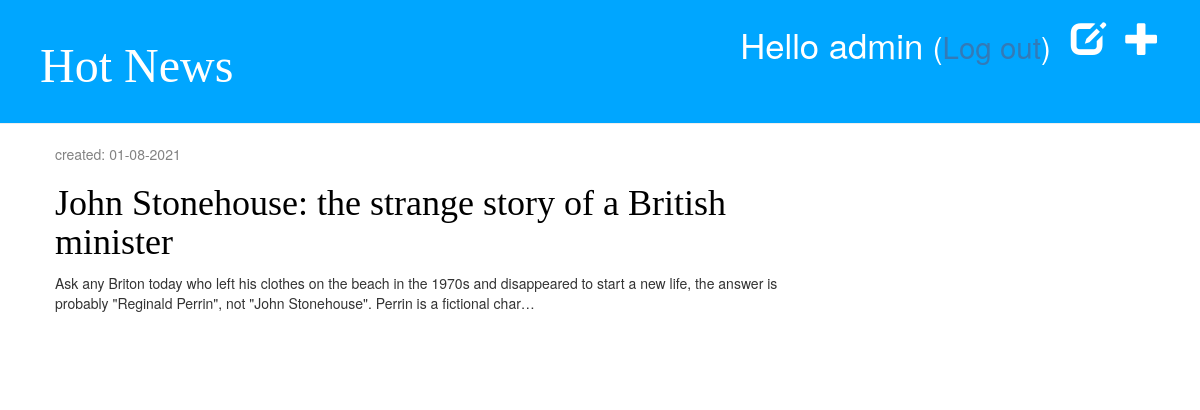
Page /drafts/ (signed in) on the committed database.
### news/models.py (models this page shows, shortened)
class Post(models.Model):
    author = models.ForeignKey(settings.AUTH_USER_MODEL, on_delete=models.CASCADE)
    title = models.CharField(max_length=200)
    text = models.TextField()
    created_date = models.DateTimeField(default=timezone.now)
    published_date = models.DateTimeField(blank=True, null=True)

### news/views.py (the view)
# urls.py: path('drafts/', views.post_draft_list, name='post_draft_list'),
def post_draft_list(request):
    posts = Post.objects.filter(published_date__isnull=True).order_by('created_date')
    return render(request, 'news/post_draft_list.html', {'posts': posts})

### news/templates/news/post_draft_list.html
{% extends 'news/base.html' %}
{% block content %}
    {% for post in posts %}
        <div class="post">
            <p class="date">created: {{ post.created_date|date:'d-m-Y' }}</p>
            <h1><a href="{% url 'post_detail' pk=post.pk %}">{{ post.title }}</a></h1>
            <p>{{ post.text|truncatechars:200 }}</p>
        </div>
    {% endfor %}
{% endblock %}

### news/templates/news/base.html (shortened to what this page needs)
{% load static %}
<html>
    <head>
        <link rel="stylesheet" href="//maxcdn.bootstrapcdn.com/bootstrap/3.2.0/css/bootstrap.min.css">
        <link rel="stylesheet" href="//maxcdn.bootstrapcdn.com/bootstrap/3.2.0/css/bootstrap-theme.min.css">
        <link rel="stylesheet" href="{% static 'css/news.css' %}">
    </head>
 <body>
    <div class="page-header">
    {% if user.is_authenticated %}
        <a href="{% url 'post_new' %}" class="top-menu"><span class="glyphicon glyphicon-plus"></span></a>
        <a href="{% url 'post_draft_list' %}" class="top-menu"><span class="glyphicon glyphicon-edit"></span></a>
        <p class="top-menu">Hello {{ user.username }} <small>(<a href="{% url 'logout' %}">Log out</a>)</small></p>
    {% else %}
        <a href="{% url 'login' %}" class="top-menu"><span class="glyphicon glyphicon-lock"></span></a>
    {% endif %}
    <h1><a href="/">Hot News</a></h1>
    </div>
    <div class="content container">
        <div class="row">
            <div class="col-md-8">
            {% block content %}
            {% endblock %}
            </div>
        </div>
    </div>
</body>
</html>

### news/static/css/news.css (style rules this page uses)
h1 a { color: #FCA205; }
body { padding-left: 0px; }
h1 a { color: #FCA205; font-family: 'Times New Roman'; }
.page-header { background-color: #00a6ff; margin-top: 0; padding: 20px 20px 20px 40px; }
.page-header h1, .page-header h1 a, .page-header h1 a:visited, .page-header h1 a:active { color: #ffffff; font-size: 36pt; text-decoration: none; }
.content { margin-left: 40px; }
h1, h2, h3, h4 { font-family: 'Times New Roman', cursive; }
.date { color: #828282; }
.top-menu, .top-menu:hover, .top-menu:visited { color: #ffffff; float: right; font-size: 26pt; margin-right: 20px; }
.post { margin-bottom: 70px; }
.post h1 a, .post h1 a:visited { color: #000000; }

### rows in the picture
Post: created_date "01-08-2021", title "John Stonehouse: the strange story of a British minister", text "Ask any Briton today who left his clothes on the beach in the 1970s and disappeared to start a new life, the answer is probably \"Reginald Perrin\", not \"John Stonehouse\". Perrin is a fictional char…"

### other values in the picture
{{ user.username }} "admin"
